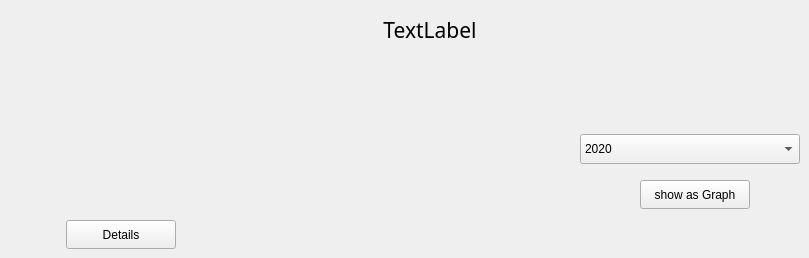
    <widget class="QWidget" name="tab_4">
     <attribute name="title">
      <string>money</string>
     </attribute>
     <widget class="QComboBox" name="comboBox_years">
      <property name="geometry">
       <rect>
        <x>580</x>
        <y>134</y>
        <width>220</width>
        <height>30</height>
       </rect>
      </property>
      <item>
       <property name="text">
        <string>2020</string>
       </property>
      </item>
      <item>
       <property name="text">
        <string>2021</string>
       </property>
      </item>
      <item>
       <property name="text">
        <string>2022</string>
       </property>
      </item>
      <item>
       <property name="text">
        <string>2023</string>
       </property>
      </item>
      <item>
       <property name="text">
        <string>2024</string>
       </property>
      </item>
      <item>
       <property name="text">
        <string>2025</string>
       </property>
      </item>
      <item>
       <property name="text">
        <string>2026</string>
       </property>
      </item>
      <item>
       <property name="text">
        <string>2027</string>
       </property>
      </item>
      <item>
       <property name="text">
        <string>2028</string>
       </property>
      </item>
      <item>
       <property name="text">
        <string>2029</string>
       </property>
      </item>
      <item>
       <property name="text">
        <string>2030</string>
       </property>
      </item>
     </widget>
     <widget class="QLabel" name="label_57">
      <property name="geometry">
       <rect>
        <x>320</x>
        <y>10</y>
        <width>220</width>
        <height>40</height>
       </rect>
      </property>
      <property name="font">
       <font>
        <family>Dyuthi</family>
        <pointsize>16</pointsize>
       </font>
      </property>
      <property name="text">
       <string>TextLabel</string>
      </property>
      <property name="alignment">
       <set>Qt::AlignCenter</set>
      </property>
     </widget>
     <widget class="QPushButton" name="pushButton_5">
      <property name="geometry">
       <rect>
        <x>640</x>
        <y>180</y>
        <width>110</width>
        <height>29</height>
       </rect>
      </property>
      <property name="text">
       <string>show as Graph</string>
      </property>
     </widget>
     <widget class="QLabel" name="label_61">
      <property name="geometry">
       <rect>
        <x>10</x>
        <y>150</y>
        <width>220</width>
        <height>40</height>
       </rect>
      </property>
      <property name="font">
       <font>
        <family>Dyuthi</family>
        <pointsize>16</pointsize>
       </font>
      </property>
      <property name="text">
       <string/>
      </property>
      <property name="alignment">
       <set>Qt::AlignCenter</set>
      </property>
     </widget>
     <widget class="QPushButton" name="pushButton_8">
      <property name="geometry">
       <rect>
        <x>66</x>
        <y>220</y>
        <width>110</width>
        <height>29</height>
       </rect>
      </property>
      <property name="text">
       <string>Details</string>
      </property>
     </widget>
    </widget>
